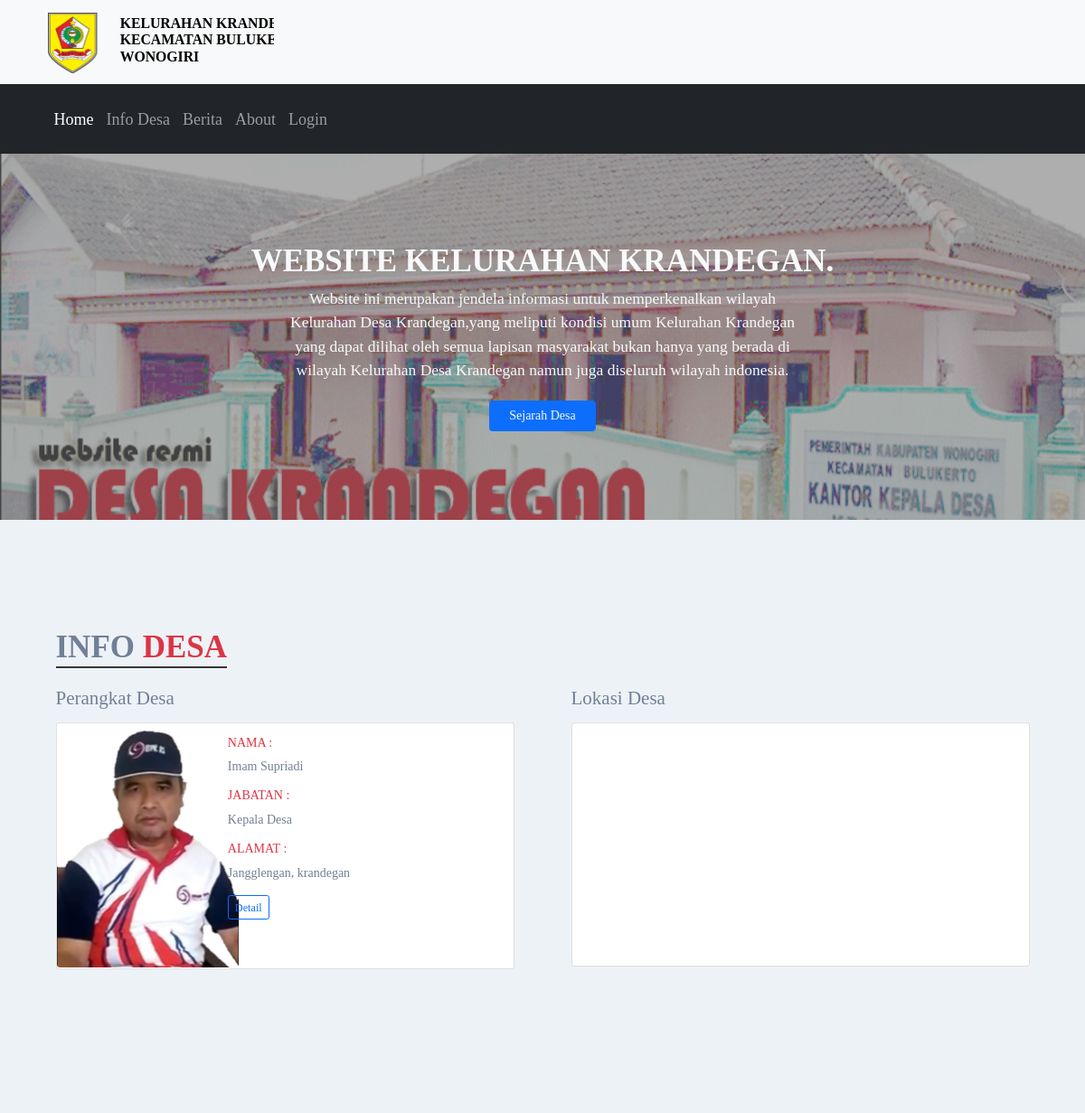
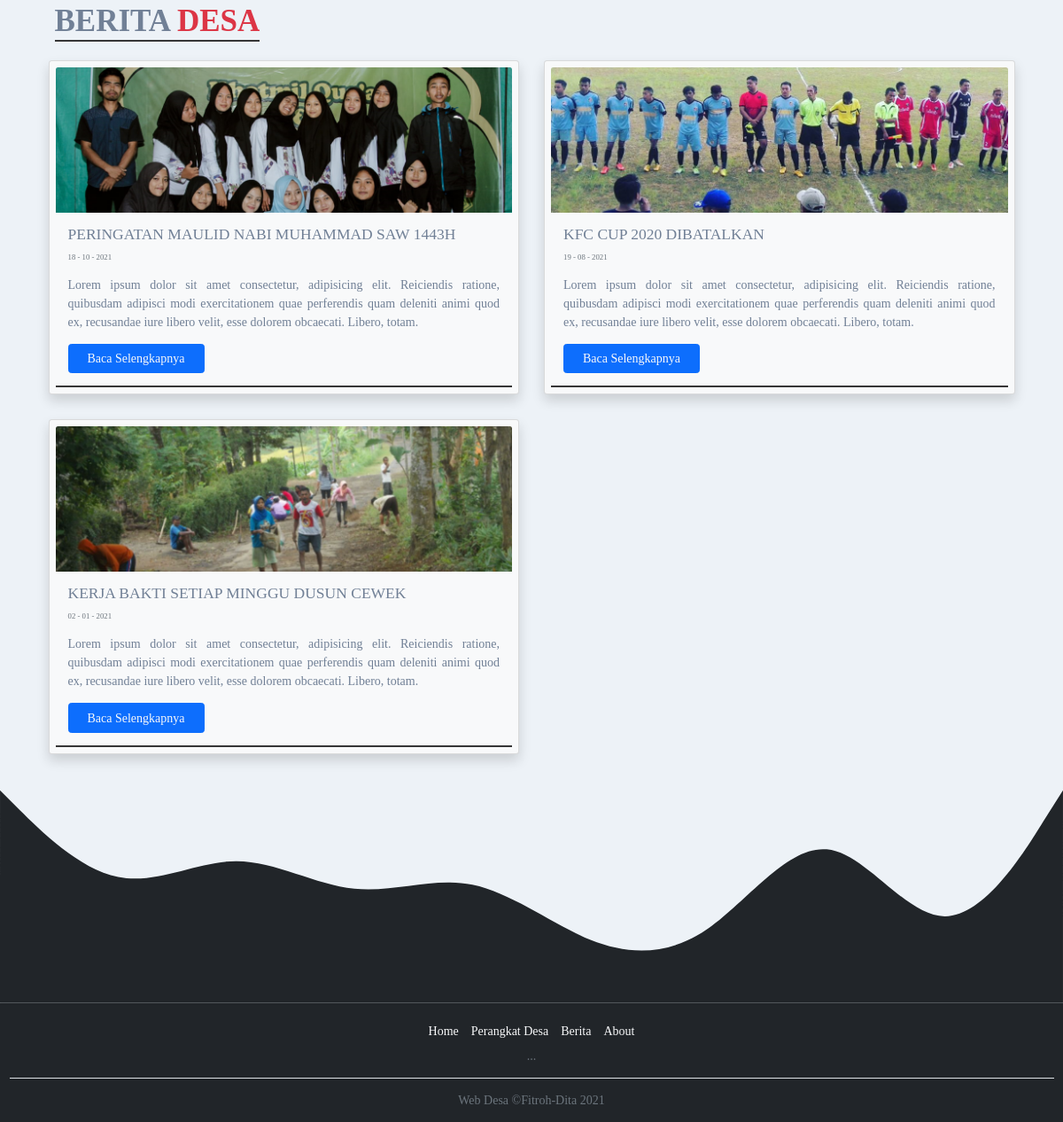
The page / on the database its author committed (2 pictures, top to bottom).
### tables this page shows
CREATE TABLE `tbperangkatdesa` (
  `nama` varchar(50) NOT NULL,
  `nik` int(20) NOT NULL,
  `nip` int(20) NOT NULL,
  `jabatan` varchar(50) NOT NULL,
  `alamat` varchar(50) NOT NULL,
  `foto` varchar(100) NOT NULL,
  `periode` varchar(10) NOT NULL
);

CREATE TABLE `tbberita` (
  `id` int(11) NOT NULL,
  `judul` text NOT NULL,
  `tanggal` date NOT NULL,
  `deskripsi` text NOT NULL,
  `isi` text NOT NULL,
  `gambar` varchar(1000) NOT NULL
);

### asset/perangkat-desa.php (the view, shortened to what this page needs)
<!DOCTYPE html>
<html lang="en">
<head>
</head>
<?php
include "koneksi.php";
$query  = "SELECT * FROM tbperangkatdesa";
$result = mysqli_query($koneksi, $query);
?>
<body>
    <div class="container">
        <div id="carouselExampleDark" class="carousel carousel-dark slide" data-bs-ride="carousel">
            <div class="carousel-inner">
                <?php
                $no = 1;
                foreach ($result as $key => $data) {
                    echo $b = $no++
                ?>
                    <div class="carousel-item <?= ($b == 1) ? 'active' : "" ?>" data-bs-interval="10000">
                        <div class="card" style="max-width: 650px; height:273px;">
                            <div class="row g-0">
                                <div class="col-md-4">
                                    <img src="img/<?php echo $data['foto'] ?>" width="202px" height="270px" class="rounded-start" alt="perangkat desa
                                    ">
                                </div>
                                <div class="col-md-8">
                                    <div class="card-body ms-2">
                                        <h6 class="card-title text-danger">NAMA :</h6>
                                        <p class="card-text"><?php echo $data['nama'] ?></p>
                                        <h6 class="card-title text-danger">JABATAN :</h6>
                                        <p class="card-text"><?php echo $data['jabatan'] ?></p>
                                        <h6 class="card-title text-danger">ALAMAT :</h6>
                                        <p class="card-text"><?php echo $data['alamat'] ?></p>
                                        <a href="desc-perangkat-desa.php?nik=<?= $data['nik'] ?>" class="btn btn-outline-primary btn-sm" style="text-decoration: none;">Detail</a>
                                    </div>
                                </div>
                            </div>
                        </div>
                    </div>
                <?php $b++;
                } ?>
            </div>
        </div>
    </div>
</body>
</html>

### index.php (shortened to what this page needs)
<!DOCTYPE html>
<html lang="en">
<head>
    <link rel="stylesheet" href="css/bootstrap.css">
    <link rel="stylesheet" href="css/style.css">
</head>
<?php
include("koneksi.php");
?>
<body>
    <?php
    include('asset/header.php');
    ?>
    <div class="menu" style="margin-top: 80px;">
        <nav class="navbar navbar-expand-lg navbar-dark bg-dark">
            <div class="container-fluid ms-5">
                <div class="collapse navbar-collapse" id="navbarNavDropdown">
                    <ul class="navbar-nav mt-1 pt-4 pb-2 mb-1" style=" font-size:18px;">
                        <li class="nav-item">
                            <a class="nav-link active" aria-current="page" href="#">Home</a>
                        </li>
                        <li class="nav-item">
                            <a class="nav-link" href="#info">Info Desa</a>
                        </li>
                        <li class="nav-item">
                            <a class="nav-link" href="#berita">Berita</a>
                        </li>
                        <li class="nav-item"><a class="nav-link" href="about.php">About</a></li>
                        <?php
                        if (isset($_SESSION['nama'])) {
                        ?>
                            <li class="nav-item"><a class="nav-link" href="logout.php">LogOut</a></li>
                        <?php } elseif (empty($_SESSION['nama']) or !isset($_SESSION['nama'])) { ?>
                            <li class="nav-item"><a class="nav-link" href="login.php">Login</a></li>
                        <?php } ?>
                </div>
            </div>
        </nav>
    </div>
    <div class="container-fluid m-0 p-3 wrapper border-bottom-0 border-dark" style="background-image: url('img/bg.png');">
        <div class="banner">
            <div class="px-4 py-5 my-5 text-center text-light">
                <h5 class="display-6 fw-bold">WEBSITE KELURAHAN KRANDEGAN.</h5>
                <div class="col-lg-6 mx-auto">
                    <p class="lead mb-4 text-sm">Website ini merupakan jendela informasi untuk memperkenalkan wilayah Kelurahan Desa Krandegan,yang meliputi kondisi umum Kelurahan Krandegan yang dapat dilihat oleh semua lapisan masyarakat bukan hanya yang berada di wilayah Kelurahan Desa Krandegan namun juga diseluruh wilayah indonesia.</p>
                    <div class="d-grid gap-2 d-sm-flex justify-content-sm-center">
                        <button type="button" class="btn btn-primary btn-md px-4 gap-3"><a href="sejarah.php" class="text-light" style="text-decoration: none;">Sejarah Desa</a></button>
                    </div>
                </div>
            </div>
        </div>
    </div>
    <div class="container-fluid justify-content-center" id="info" style="height: auto; padding-top:120px;width:95%;">
        <h1 class="  fw-bold ms-4" style="text-align: justify; border-bottom: 2px solid #363636; display: inline-block;">INFO <span class="text-danger">DESA</span></h1>
        <div class="row pt-3">
            <div class="col-6">
                <div id="perangkat-desa">
                    <h4 class="ms-4 pb-2">Perangkat Desa</h4>
                    <?php
                    include('asset/perangkat-desa.php')
                    ?>
                </div>
            </div>
            <div class="col-6 gap-0">
                <div id="perangkat-desa">
                    <h4 class="ms-4 pb-2">Lokasi Desa</h4>
                    <?php
                    include('asset/lokasi.php')
                    ?>
                </div>
            </div>
        </div>
    </div>
    <div id="berita" class="mt-5 container-fluid justify-content-center" style="height: auto; padding-top:120px;width:95%;">
        <h1 class="fw-bold ms-4" style="text-align: justify; border-bottom: 2px solid #363636; display: inline-block;">BERITA <span class="text-danger">DESA</span></h1>
        <?php
        include('asset/berita.php')
        ?>
    </div>
    <?php
    include("asset/footer.php")
    ?>
</body>
</html>

### asset/header.php (shortened to what this page needs)
<!DOCTYPE html>
<html lang="en">
<head>
    <link rel="stylesheet" href="../css/bootstrap.css">
    <link rel="stylesheet" href="../css/style.css">
</head>
<body>
    <div class="nav">
        <nav class="navbar fixed-top navbar-light bg-light">
            <div class="container-fluid ms-5 me-5">
                <a class="navbar-brand" href="#" style="text-decoration: none;">
                    <img src="img/logo.svg" alt="" width="250" height="auto" class="d-inline-block align-text-top">
                </a>
            </div>
        </nav>
    </div>
</body>
</html>

### asset/lokasi.php
<!DOCTYPE html>
<html lang="en">
<head>
</head>
<body>
    <div class="container">
        <div class="card" style="max-width: 650px; ">
            <div class="row g-0">
            <iframe src="https://www.google.com/maps/embed?pb=!1m18!1m12!1m3!1d31625.42769652702!2d111.20965036810945!3d-7.770892119785634!2m3!1f0!2f0!3f0!3m2!1i1024!2i768!4f13.1!3m3!1m2!1s0x2e7985985ad00d01%3A0x5027a76e356a330!2sKrandegan%2C%20Bulukerto%2C%20Kabupaten%20Wonogiri%2C%20Jawa%20Tengah!5e0!3m2!1sid!2sid!4v1641122466822!5m2!1sid!2sid" width="600" height="268" style="border:0;" allowfullscreen="" loading="lazy"></iframe>
            </div>
        </div>
    </div>
</body>
</html>

### asset/berita.php (shortened to what this page needs)
<!DOCTYPE html>
<html lang="en">
<head>
    <link rel="stylesheet" href="css/bootstrap.css">
    <link rel="stylesheet" href="css/style.css">
</head>
<?php
include "koneksi.php";
$query  = "SELECT * FROM tbberita ORDER BY tanggal DESC";
$result = mysqli_query($koneksi, $query);
?>
<body>
    <div class="container-fluid">
        <div class="row">
            <?php
            while ($data = mysqli_fetch_assoc($result)) {
                $tanggal_php = strtotime($data["tanggal"]);
                $tanggal = date("d - m - Y", $tanggal_php);
            ?>
                <div class="col-6">
                    <div class="berita mt-3 ">
                        <div class="card mb-3 shadow p-2 m-1 bg-light rounded" style="max-width: 590px;">
                            <img src="img/<?php echo $data['gambar'] ?>" class="card-img-top" alt="...">
                            <div class="card-body" style="text-align: justify; border-bottom: 2px solid #363636; display: inline-block;">
                                <h5 class="card-title"><?php echo $data['judul'] ?></h4>
                                    <p class="card-text" style="font-size: 10px;"><small class="text-muted"><?php echo $tanggal ?></small></p>
                                    <p class="card-text"><?php echo $data['deskripsi'] ?></p>
                                    <form action="news.php" method="get">
                                        <div class="d-grid gap-2 d-sm-flex">
                                            <button type="button" class="btn btn-primary btn-md px-4 gap-3"><a class="text-light" href="news.php?id=<?= $data['id'] ?>" style="text-decoration: none;">Baca Selengkapnya</a> </button>
                                        </div>
                                    </form>
                            </div>
                        </div>
                    </div>
                </div>
            <?php } ?>
        </div>
    </div>
</body>
</html>

### asset/footer.php (shortened to what this page needs)
<!DOCTYPE html>
<html lang="en">
<head>
    <link rel="stylesheet" href="css/bootstrap.css">
    <link rel="stylesheet" href="css/style.css">
</head>
<body>
    <div class="container-fluid bg-dark mt-0 ">
        <footer class="py-3 my-4 pb-0 mb-0 mt-0">
            <div class="list-menu-footer border-bottom pb-0 mb-0">
                <ul class="nav justify-content-center ">
                    <li class="nav-item"><a href="#" class="nav-link px-2 text-light">Home</a></li>
                    <li class="nav-item"><a href="#" class="nav-link px-2 text-light">Perangkat Desa</a></li>
                    <li class="nav-item"><a href="#" class="nav-link px-2 text-light">Berita</a></li>
                    <li class="nav-item"><a href="#" class="nav-link px-2 text-light">About</a></li>
                </ul>
                <p class="text-center text-muted"><?php if(isset($_SESSION['nama'])){
                    echo $_SESSION['nama'];
                }elseif(empty($_SESSION['nama']) OR !isset($_SESSION['nama'])){
                    echo "...";
                } ?></p>
            </div>
            <p class="text-center text-muted pt-3 pb-3 mb-0">Web Desa ©Fitroh-Dita 2021 </p>
        </footer>
    </div>
</body>
</html>

### admin/style.css (style rules this page uses)
* { font-family: 'Montserrat'; padding: 0; margin: 0; }
html, body { color: #718096 !important; font-size: 14px !important; font-family: 'Poppins', sans-serif; background-color: #edf2f7; scroll-behavior: smooth; }

### rows shown on the page
tbperangkatdesa: foto (picture), nama "Imam Supriadi", jabatan "Kepala Desa", alamat "Jangglengan, krandegan"
tbberita: gambar (picture), judul "PERINGATAN MAULID NABI MUHAMMAD SAW 1443H", tanggal "18 - 10 - 2021", deskripsi "Lorem ipsum dolor sit amet consectetur, adipisicing elit. Reiciendis ratione, quibusdam adipisci modi exercitationem quae perferendis quam deleniti animi quod ex, recusandae iure libero velit, esse dolorem obcaecati. Libero, totam."
tbberita: gambar (picture), judul "KFC CUP 2020 DIBATALKAN", tanggal "19 - 08 - 2021", deskripsi "Lorem ipsum dolor sit amet consectetur, adipisicing elit. Reiciendis ratione, quibusdam adipisci modi exercitationem quae perferendis quam deleniti animi quod ex, recusandae iure libero velit, esse dolorem obcaecati. Libero, totam."
tbberita: gambar (picture), judul "KERJA BAKTI SETIAP MINGGU DUSUN CEWEK", tanggal "02 - 01 - 2021", deskripsi "Lorem ipsum dolor sit amet consectetur, adipisicing elit. Reiciendis ratione, quibusdam adipisci modi exercitationem quae perferendis quam deleniti animi quod ex, recusandae iure libero velit, esse dolorem obcaecati. Libero, totam."
